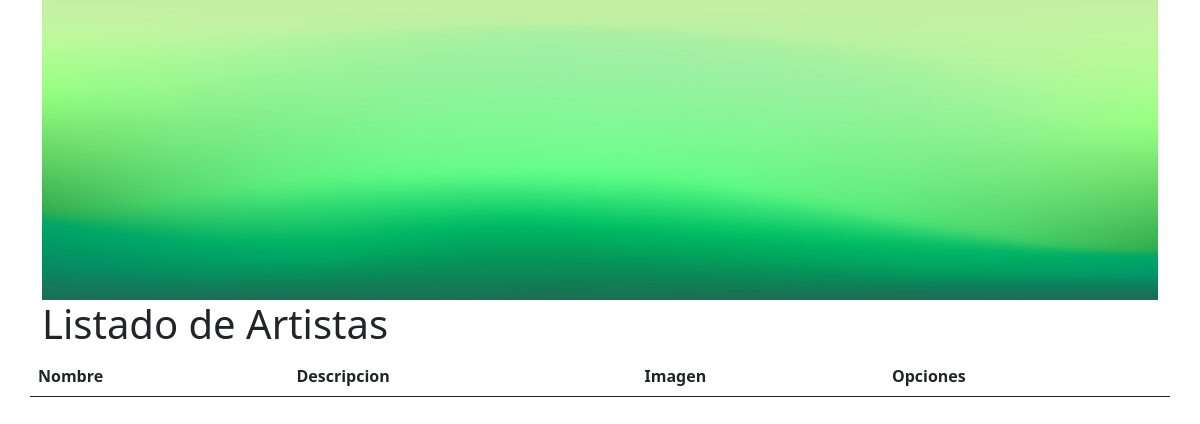
Before: / with the older database file.
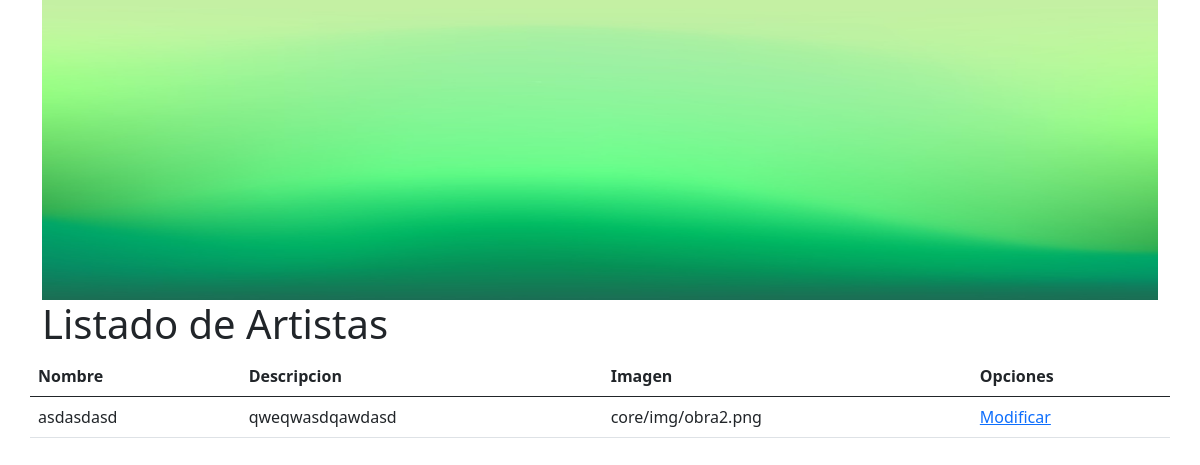
After: the same page with the newer database file.
### core/models.py (models this page shows, shortened)
class Artista(models.Model):
    nombre = models.CharField(validators=[MinLengthValidator(2)],max_length=50,verbose_name="Nombre Artista")
    descripcion = models.CharField(validators=[MinLengthValidator(10)],max_length=200,verbose_name="Descripcion",null=True,blank=True)
    img_artista = models.ImageField(upload_to="core/img",verbose_name="Imagen Artista")

### core/views.py (the view)
# urls.py: path('',inicio,name="inicio"),
def inicio(request):
    artistas = Artista.objects.all()
    datos = {
        'artistas': artistas
    }
    return render(request,'core/inicio.html',datos)

### core/templates/core/Inicio.html (shortened to what this page needs)
<!DOCTYPE html>
<html lang="en">
<head>
  <link href="https://cdn.jsdelivr.net/npm/bootstrap@5.0.0-beta3/dist/css/bootstrap.min.css" rel="stylesheet"
>
</head>
<body>
    <div class="container">
        {% load static %}
        <div class="row">
            <img src="{% static 'core/img/fondoarriba.jpg'%}" alt="" width="300px" height="300px">
        </div>
    </div>
    <div class="container">
    <div class="row">
        <h1>Listado de Artistas</h1>
    </div>
    <div class="row">
        <table class="table">
            <thead>
            <tr><th scope="col">Nombre</th><th scope="col">Descripcion</th>
                <th scope="col"> Imagen</th>
                <th scope="col"> Opciones
                </th>
            </tr>
            </thead>
            <tbody>
            {% for ar in artistas %}
            <tr>
            <td>{{ar.nombre}}</td>
            <td>{{ar.descripcion}}</td>
            <td>{{ar.img_artista}}</td>
            <td><a href="{% url 'form_mod' ar.nombre %}"> Modificar</a></td>
            </tr>
            {% endfor %}
        </tbody>
        </table>
    </div>
</div>
</body>
</html>

Changed rows visible on the page:
added Artista: nombre "asdasdasd", descripcion "qweqwasdqawdasd", img_artista "core/img/obra2.png"
